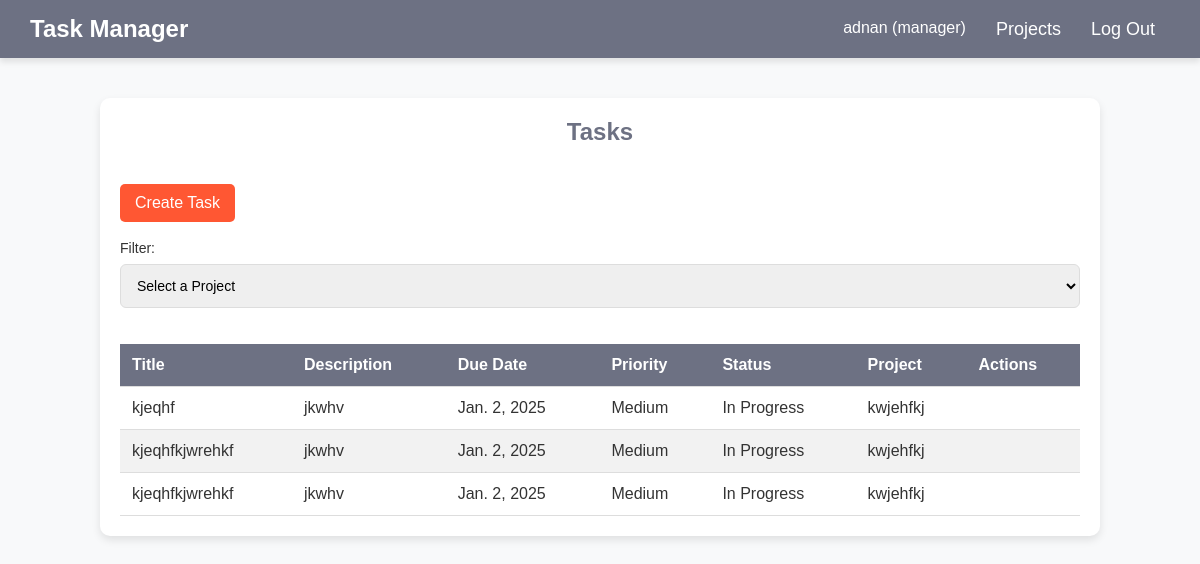
The app's page / (signed in), older data.
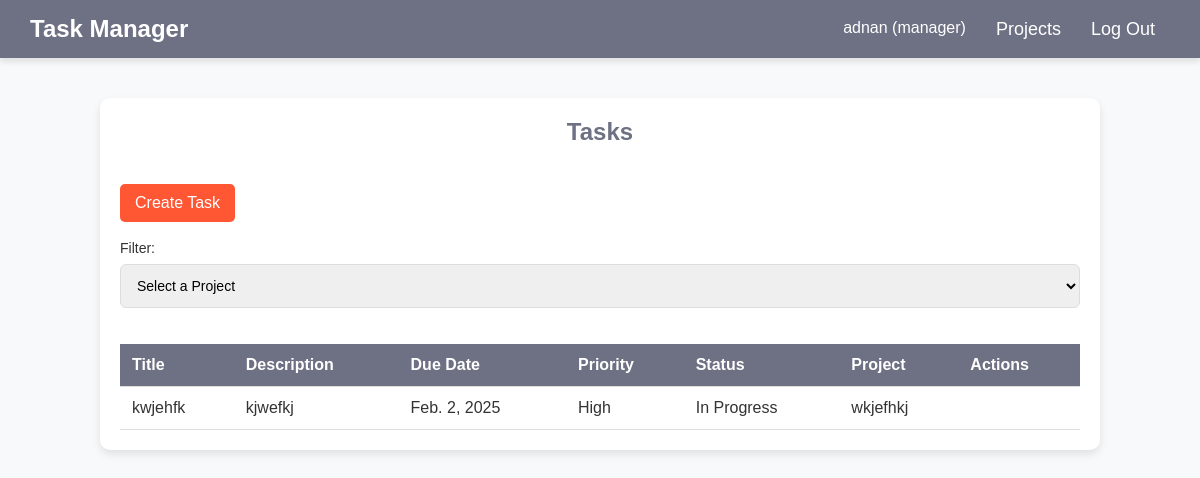
The same page, newer data.
### tasks/models.py (models this page shows, shortened)
class User(AbstractUser):
    ROLE_CHOICES = (
        ('admin', 'Admin'),
        ('user', 'User'),
    )
    role = models.CharField(max_length=20, choices=ROLE_CHOICES, default='employee')
    phone_number = models.CharField(max_length=15, blank=True, null=True)
    def __str__(self):
        return f"{self.username} ({self.role})"

class Task(models.Model):
    title = models.CharField(max_length=225)
    description = models.TextField()
    due_date = models.DateField()
    priority = models.CharField(max_length=6)
    status = models.CharField(max_length=10)
    project = models.ForeignKey(Project, on_delete=models.CASCADE, related_name='tasks')

class Project(models.Model):
    name = models.CharField(max_length=160, unique=True)

### tasks/views.py (the view)
# urls.py: 2. Add a URL to urlpatterns:  path('', views.home, name='home')
@login_required
def home(request, project_id=None):
    if project_id:
        project = get_object_or_404(Project, id=project_id)
        tasks = Task.objects.filter(project=project)
    else:
        tasks = Task.objects.all()
    projects = Project.objects.all()
    return render(request, 'home.html', {'tasks': tasks, 'projects': projects, 'selected_project_id': project_id})

### tasks/templates/home.html (shortened to what this page needs)
<!DOCTYPE html>
<html lang="en">
{% load static %}
<head>
    <link rel="stylesheet" href="{% static 'tasks/style.css' %}">
</head>
<body>
    {% include 'layout/header.html' with link='/projects_list' name='Projects' %}
    <div class="tasks-list">
        <h2>Tasks</h2>
        <br>
        <a href="{% url 'create_task' %}" class="btn" style="background: #ff5733;">Create Task</a>
        <br><br>
        <label>Filter:</label>
        <select id="projectDropdown" onchange="filterTasks()">
            <option value="" disabled selected>Select a Project</option>
        </select>
        <table class="task-table">
            <thead>
                <tr>
                    <th>Title</th>
                    <th>Description</th>
                    <th>Due Date</th>
                    <th>Priority</th>
                    <th>Status</th>
                    <th>Project</th>
                    <th>Actions</th>
                </tr>
            </thead>
            <tbody>
                {% for task in tasks %}
                <tr>
                    <td>{{ task.title }}</td>
                    <td>{{ task.description }}</td>
                    <td>{{ task.due_date }}</td>
                    <td>{{ task.priority }}</td>
                    <td>{{ task.status }}</td>
                    <td>{{ task.project.name }}</td>
                    <td>
                    </td>
                </tr>
                {% empty %}
                <tr>
                    <td colspan="7">No tasks found</td>
                </tr>
                {% endfor %}
            </tbody>
        </table>
    </div>
</body>
</html>

### tasks/templates/layout/header.html (shortened to what this page needs)
<header>
    <div class="logo">Task Manager</div>
    <nav>
        <ul id="menu">
            <li>{{ request.user }}</li>
            <li><a href="{{ link }}">{{ name }}</a></li>
            <li><a href="/logout">Log Out</a></li>
        </ul>
    </nav>
</header>

### tasks/static/tasks/style.css (style rules this page uses)
* { margin: 0; padding: 0; box-sizing: border-box; font-family: 'Poppins', sans-serif; }
body { background: #f8f9fa; color: #333; font-size: 16px; }
header { display: flex; justify-content: space-between; align-items: center; background: #6d7183; padding: 15px 30px; color: white; box-shadow: 0px 4px 6px rgba(0, 0, 0, 0.1); position: relative; }
.logo { font-size: 24px; font-weight: bold; }
nav ul { display: flex; list-style: none; }
nav ul li { margin: 0 15px; }
nav ul li a { text-decoration: none; color: white; font-size: 18px; transition: 0.3s; }
.tasks-list { max-width: 1000px; margin: 40px auto; background: white; padding: 20px; border-radius: 10px; box-shadow: 0 4px 8px rgba(0, 0, 0, 0.1); }
.task-table { width: 100%; border-collapse: collapse; margin-top: 20px; }
.task-table th, .task-table td { padding: 12px; text-align: left; border-bottom: 1px solid #ddd; }
.task-table th { background: #6d7183; color: white; }
.btn { display: inline-block; padding: 10px 15px; color: white; border: none; cursor: pointer; text-decoration: none; border-radius: 5px; transition: 0.3s; }
h2 { font-size: 24px; margin-bottom: 20px; color: #6d7183; text-align: center; }
label { display: block; font-size: 14px; margin-bottom: 8px; font-weight: 500; }
input, select { width: 100%; padding: 12px; margin-bottom: 16px; border: 1px solid #ddd; border-radius: 6px; font-size: 14px; outline: none; transition: 0.3s ease; }

Row changes from the older to the newer data that the page shows:
removed Task: title "kjeqhf", description "jkwhv", due_date "Jan. 2, 2025", priority "Medium", status "In Progress", project.name "kwjehfkj"
removed Task: title "kjeqhfkjwrehkf", description "jkwhv", due_date "Jan. 2, 2025", priority "Medium", status "In Progress", project.name "kwjehfkj"
removed Task: title "kjeqhfkjwrehkf", description "jkwhv", due_date "Jan. 2, 2025", priority "Medium", status "In Progress", project.name "kwjehfkj"
added Task: title "kwjehfk", description "kjwefkj", due_date "Feb. 2, 2025", priority "High", status "In Progress", project.name "wkjefhkj"
